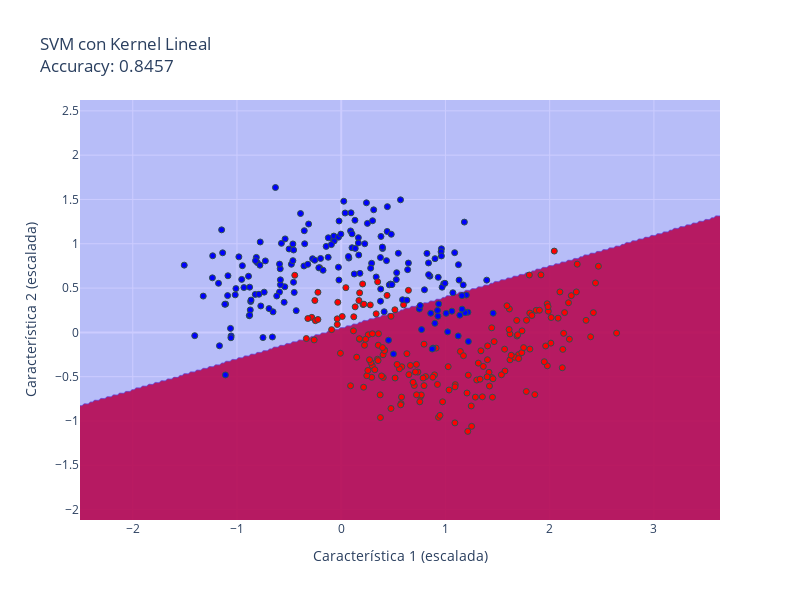

This figure's notebook cell:
### Markdown cell above
### 3.2. SVM con Kernel Lineal

### Code cell
svm_linear = SVC(kernel='linear', random_state=42)
svm_linear.fit(X_train, y_train)
fig = plot_decision_boundary(svm_linear, X_train, y_train, 'SVM con Kernel Lineal')
fig.show()

### Figure 1 — Plotly figure (JSON) as saved in the notebook; plotly's stock layout.template omitted (floating-point values rounded to 4 significant figures; data arrays with more than 128 entries replaced by an {"elided": "..."} marker saying what was removed)
{"data": [{"colorscale": [[0, "rgba(0,0,255,0.2)"], [1, "rgba(255,0,0,0.2)"]], "line": {"width": 0}, "showscale": false, "type": "contour", "x": {"elided": "308 float values"}, "y": {"elided": "238 float values"}, "z": {"elided": "238x308 int values"}}, {"marker": {"color": {"elided": "350 int values"}, "colorscale": [[0, "blue"], [1, "red"]], "line": {"color": "DarkSlateGrey", "width": 1}}, "mode": "markers", "showlegend": false, "type": "scatter", "x": {"elided": "350 float values"}, "y": {"elided": "350 float values"}}], "layout": {"height": 600, "title": {"text": "SVM con Kernel Lineal<br>Accuracy: 0.8457"}, "width": 800, "xaxis": {"title": {"text": "Característica 1 (escalada)"}}, "yaxis": {"title": {"text": "Característica 2 (escalada)"}}}}
